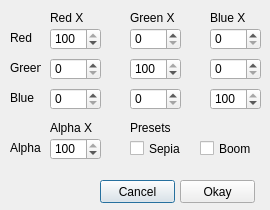
<?xml version="1.0" encoding="UTF-8"?>
<ui version="4.0">
 <class>DLG_ColorMultipliers</class>
 <widget class="QDialog" name="DLG_ColorMultipliers">
  <property name="windowModality">
   <enum>Qt::WindowModal</enum>
  </property>
  <property name="geometry">
   <rect>
    <x>0</x>
    <y>0</y>
    <width>270</width>
    <height>210</height>
   </rect>
  </property>
  <property name="windowTitle">
   <string>Dialog</string>
  </property>
  <widget class="QPushButton" name="btn_cancel">
   <property name="geometry">
    <rect>
     <x>100</x>
     <y>180</y>
     <width>75</width>
     <height>23</height>
    </rect>
   </property>
   <property name="text">
    <string>Cancel</string>
   </property>
  </widget>
  <widget class="QPushButton" name="btn_ok">
   <property name="geometry">
    <rect>
     <x>180</x>
     <y>180</y>
     <width>75</width>
     <height>23</height>
    </rect>
   </property>
   <property name="text">
    <string>Okay</string>
   </property>
  </widget>
  <widget class="QSpinBox" name="spinBox_redXred">
   <property name="geometry">
    <rect>
     <x>50</x>
     <y>28</y>
     <width>51</width>
     <height>22</height>
    </rect>
   </property>
   <property name="minimum">
    <number>0</number>
   </property>
   <property name="maximum">
    <number>100</number>
   </property>
   <property name="value">
    <number>100</number>
   </property>
  </widget>
  <widget class="QLabel" name="lbl_red">
   <property name="geometry">
    <rect>
     <x>10</x>
     <y>30</y>
     <width>31</width>
     <height>16</height>
    </rect>
   </property>
   <property name="text">
    <string>Red</string>
   </property>
  </widget>
  <widget class="QSpinBox" name="spinBox_redXgreen">
   <property name="geometry">
    <rect>
     <x>130</x>
     <y>28</y>
     <width>51</width>
     <height>22</height>
    </rect>
   </property>
   <property name="minimum">
    <number>0</number>
   </property>
   <property name="maximum">
    <number>100</number>
   </property>
   <property name="value">
    <number>0</number>
   </property>
  </widget>
  <widget class="QLabel" name="lbl_redX">
   <property name="geometry">
    <rect>
     <x>50</x>
     <y>10</y>
     <width>81</width>
     <height>16</height>
    </rect>
   </property>
   <property name="text">
    <string>Red X</string>
   </property>
  </widget>
  <widget class="QLabel" name="lbl_greenX">
   <property name="geometry">
    <rect>
     <x>130</x>
     <y>10</y>
     <width>81</width>
     <height>16</height>
    </rect>
   </property>
   <property name="text">
    <string>Green X</string>
   </property>
  </widget>
  <widget class="QLabel" name="lbl_blueX">
   <property name="geometry">
    <rect>
     <x>210</x>
     <y>10</y>
     <width>71</width>
     <height>16</height>
    </rect>
   </property>
   <property name="text">
    <string>Blue X</string>
   </property>
  </widget>
  <widget class="QSpinBox" name="spinBox_redXblue">
   <property name="geometry">
    <rect>
     <x>210</x>
     <y>28</y>
     <width>51</width>
     <height>22</height>
    </rect>
   </property>
   <property name="minimum">
    <number>0</number>
   </property>
   <property name="maximum">
    <number>100</number>
   </property>
   <property name="value">
    <number>0</number>
   </property>
  </widget>
  <widget class="QSpinBox" name="spinBox_greenXred">
   <property name="geometry">
    <rect>
     <x>50</x>
     <y>58</y>
     <width>51</width>
     <height>22</height>
    </rect>
   </property>
   <property name="minimum">
    <number>0</number>
   </property>
   <property name="maximum">
    <number>100</number>
   </property>
   <property name="value">
    <number>0</number>
   </property>
  </widget>
  <widget class="QSpinBox" name="spinBox_greenXblue">
   <property name="geometry">
    <rect>
     <x>210</x>
     <y>58</y>
     <width>51</width>
     <height>22</height>
    </rect>
   </property>
   <property name="minimum">
    <number>0</number>
   </property>
   <property name="maximum">
    <number>100</number>
   </property>
   <property name="value">
    <number>0</number>
   </property>
  </widget>
  <widget class="QSpinBox" name="spinBox_greenXgreen">
   <property name="geometry">
    <rect>
     <x>130</x>
     <y>58</y>
     <width>51</width>
     <height>22</height>
    </rect>
   </property>
   <property name="minimum">
    <number>0</number>
   </property>
   <property name="maximum">
    <number>100</number>
   </property>
   <property name="value">
    <number>100</number>
   </property>
  </widget>
  <widget class="QLabel" name="lbl_green">
   <property name="geometry">
    <rect>
     <x>10</x>
     <y>60</y>
     <width>31</width>
     <height>16</height>
    </rect>
   </property>
   <property name="text">
    <string>Green</string>
   </property>
  </widget>
  <widget class="QSpinBox" name="spinBox_blueXred">
   <property name="geometry">
    <rect>
     <x>50</x>
     <y>88</y>
     <width>51</width>
     <height>22</height>
    </rect>
   </property>
   <property name="minimum">
    <number>0</number>
   </property>
   <property name="maximum">
    <number>100</number>
   </property>
   <property name="value">
    <number>0</number>
   </property>
  </widget>
  <widget class="QSpinBox" name="spinBox_blueXblue">
   <property name="geometry">
    <rect>
     <x>210</x>
     <y>88</y>
     <width>51</width>
     <height>22</height>
    </rect>
   </property>
   <property name="minimum">
    <number>0</number>
   </property>
   <property name="maximum">
    <number>100</number>
   </property>
   <property name="value">
    <number>100</number>
   </property>
  </widget>
  <widget class="QSpinBox" name="spinBox_blueXgreen">
   <property name="geometry">
    <rect>
     <x>130</x>
     <y>88</y>
     <width>51</width>
     <height>22</height>
    </rect>
   </property>
   <property name="minimum">
    <number>0</number>
   </property>
   <property name="maximum">
    <number>100</number>
   </property>
   <property name="value">
    <number>0</number>
   </property>
  </widget>
  <widget class="QLabel" name="lbl_blue">
   <property name="geometry">
    <rect>
     <x>10</x>
     <y>90</y>
     <width>41</width>
     <height>16</height>
    </rect>
   </property>
   <property name="text">
    <string>Blue</string>
   </property>
  </widget>
  <widget class="QLabel" name="lbl_alphaX">
   <property name="geometry">
    <rect>
     <x>50</x>
     <y>120</y>
     <width>71</width>
     <height>16</height>
    </rect>
   </property>
   <property name="text">
    <string>Alpha X</string>
   </property>
  </widget>
  <widget class="QSpinBox" name="spinBox_xAlpha">
   <property name="geometry">
    <rect>
     <x>50</x>
     <y>138</y>
     <width>51</width>
     <height>22</height>
    </rect>
   </property>
   <property name="minimum">
    <number>0</number>
   </property>
   <property name="maximum">
    <number>100</number>
   </property>
   <property name="value">
    <number>100</number>
   </property>
  </widget>
  <widget class="QLabel" name="lbl_presets">
   <property name="geometry">
    <rect>
     <x>130</x>
     <y>120</y>
     <width>71</width>
     <height>16</height>
    </rect>
   </property>
   <property name="text">
    <string>Presets</string>
   </property>
   <property name="alignment">
    <set>Qt::AlignLeading|Qt::AlignLeft|Qt::AlignVCenter</set>
   </property>
  </widget>
  <widget class="QCheckBox" name="checkBox_sepia">
   <property name="geometry">
    <rect>
     <x>130</x>
     <y>140</y>
     <width>70</width>
     <height>17</height>
    </rect>
   </property>
   <property name="text">
    <string>Sepia</string>
   </property>
  </widget>
  <widget class="QCheckBox" name="checkBox_boom">
   <property name="geometry">
    <rect>
     <x>200</x>
     <y>140</y>
     <width>70</width>
     <height>17</height>
    </rect>
   </property>
   <property name="text">
    <string>Boom</string>
   </property>
  </widget>
  <widget class="QLabel" name="lbl_alpha">
   <property name="geometry">
    <rect>
     <x>10</x>
     <y>140</y>
     <width>41</width>
     <height>16</height>
    </rect>
   </property>
   <property name="text">
    <string>Alpha</string>
   </property>
  </widget>
 </widget>
 <resources/>
 <connections/>
</ui>
